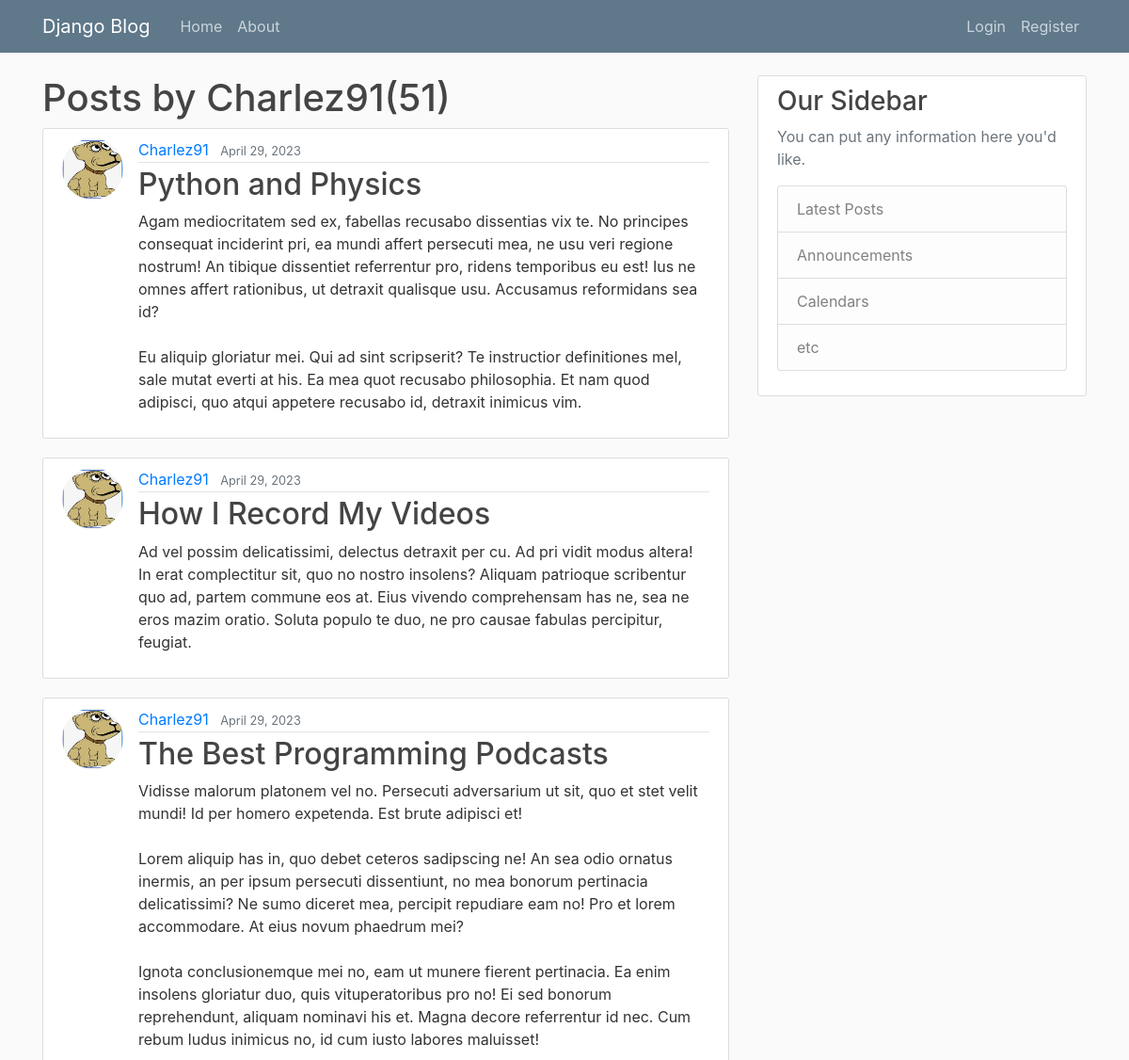
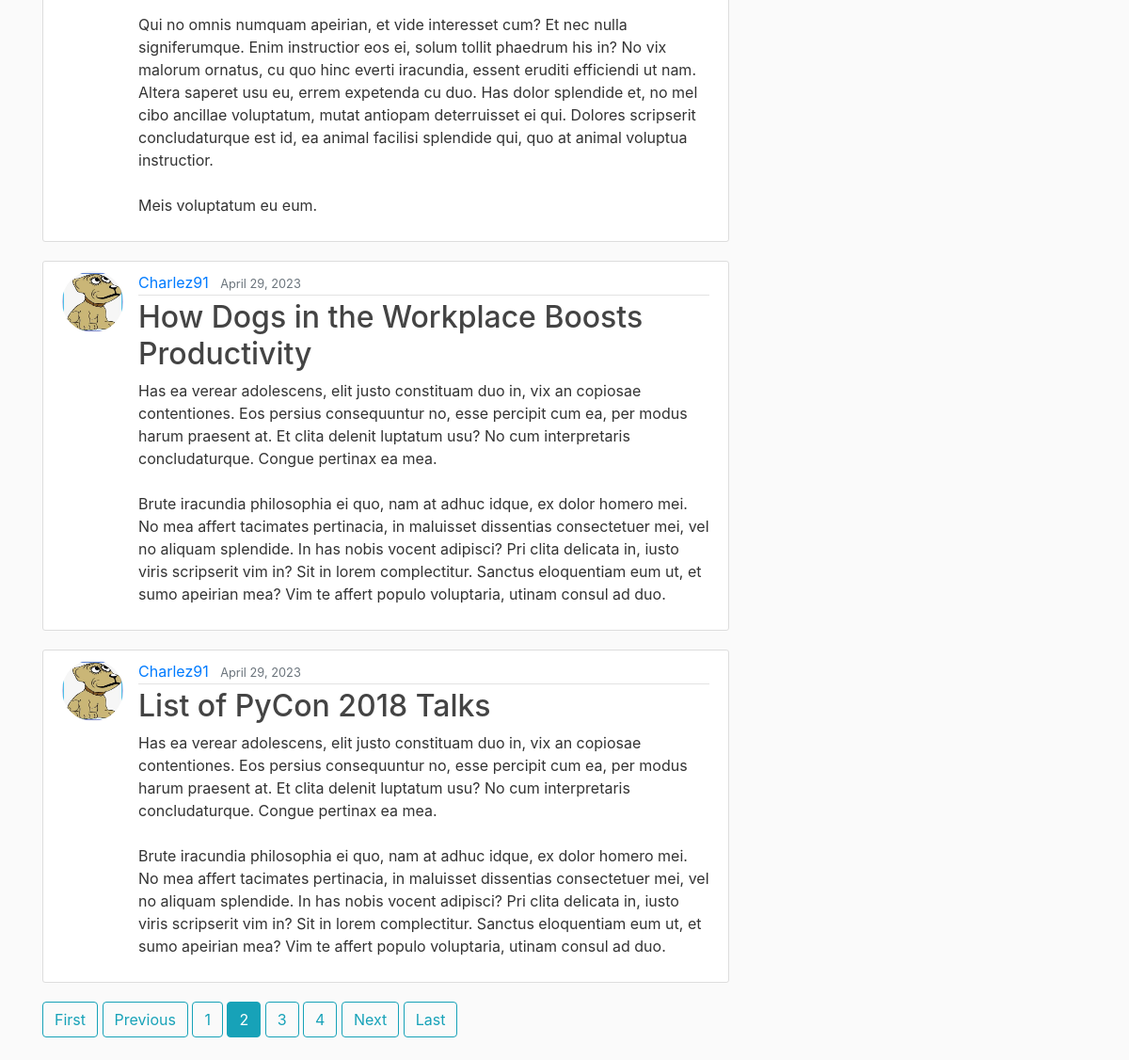
The page /user/Charlez91/?page=2 on the database its author committed (2 pictures, top to bottom).
### blog1/models.py (models this page shows, shortened)
class Post(models.Model):
    title = models.CharField(max_length=100, null=False, blank=False)
    content = RichTextField(blank=True)
    date_posted = models.DateTimeField(default=timezone.now)
    modified = models.DateTimeField(auto_now=True)
    author = models.ForeignKey(User, on_delete=models.CASCADE)
    tags = TaggableManager()

### users/models.py (models this page shows, shortened)
class Profile(models.Model):
    user = models.OneToOneField(User, on_delete=models.CASCADE)
    image = models.ImageField(default='default.jpg', upload_to='profile_pics')

### blog1/views.py (the view)
# urls.py: path('user/<str:username>/', views.UserPostListView.as_view(), name='user-posts'),
class UserPostListView(ListView):
    model = Post
    context_object_name = 'posts'
    paginate_by = 5
    template_name = 'blog1/user_posts.html'
    def get_queryset(self):
        user = get_object_or_404(User, username=self.kwargs.get('username'))
        return Post.objects.filter(author=user).order_by('-date_posted')

### blog1/templates/blog1/user_posts.html
{% extends 'blog1/base.html' %}
{% block content %}
    <h1>Posts by {{view.kwargs.username}}({{page_obj.paginator.count}})</h1>
	{% for post in posts %}
		<article class="media content-section">
        <img class="rounded-circle article-img" src="{{ post.author.profile.image.url }}">
		  <div class="media-body">
		    <div class="article-metadata">
		      <a class="mr-2" href="{% url 'user-posts' post.author.username %}">{{ post.author }}</a>
		      <small class="text-muted">{{ post.date_posted |date:"F d, Y" }}</small>
		    </div>
		    <h2><a class="article-title" href="{% url 'post-detail' post.id %}">{{ post.title }}</a></h2>
		    <p class="article-content">{{ post.content|safe }}</p>
		  </div>
		</article>
	{% endfor %}
    {% if is_paginated %}
      {% if page_obj.has_previous %}
        <a class="btn btn-outline-info mb-4" href="?page=1">First</a>
        <a class="btn btn-outline-info mb-4" href="?page={{ page_obj.previous_page_number }}">Previous</a>
      {% endif %}
      {% for num in page_obj.paginator.page_range %}
        {% if page_obj.number == num %}
          <a class="btn btn-info mb-4" href="?page={{ num }}">{{ num }}</a>
        {% elif num > page_obj.number|add:'-3' and num < page_obj.number|add:'3' %}
          <a class="btn btn-outline-info mb-4" href="?page={{ num }}">{{ num }}</a>
        {% endif %}
      {% endfor %}
      {% if page_obj.has_next %}
        <a class="btn btn-outline-info mb-4" href="?page={{ page_obj.next_page_number }}">Next</a>
        <a class="btn btn-outline-info mb-4" href="?page={{ page_obj.paginator.num_pages }}">Last</a>
      {% endif %}
    {% endif %}
{% endblock content %}

### blog1/static/blog1/main.css (style rules this page uses)
body { background: #fafafa; color: #333333; margin-top: 5rem; }
h1, h2, h3, h4, h5, h6 { color: #444444; }
.content-section { background: #ffffff; padding: 10px 20px; border: 1px solid #dddddd; border-radius: 3px; margin-bottom: 20px; }
.article-title { color: #444444; }
.article-content { white-space: pre-line; }
.article-img { height: 65px; width: 65px; margin-right: 16px; }
.article-metadata { padding-bottom: 1px; margin-bottom: 4px; border-bottom: 1px solid #e3e3e3 }

### rows shown on the page
Post: author.profile.image (picture), author "Charlez91", date_posted "April 29, 2023", title "Python and Physics", content "Agam mediocritatem sed ex, fabellas recusabo dissentias vix te. No principes consequat inciderint pri, ea mundi affert persecuti mea, ne usu veri regione nostrum! An tibique dissentiet referrentur pro, ridens temporibus eu est! Ius ne omnes affert rationibus, ut detraxit qualisque usu. Accusamus reformidans sea id? Eu aliquip gloriatur mei. Qui ad sint scripserit? Te instructior definitiones mel, sale mutat everti at his. Ea mea quot recusabo philosophia. Et nam quod adipisci, quo atqui appetere recusabo id, detraxit inimicus vim."
Post: author.profile.image (picture), author "Charlez91", date_posted "April 29, 2023", title "How I Record My Videos", content "Ad vel possim delicatissimi, delectus detraxit per cu. Ad pri vidit modus altera! In erat complectitur sit, quo no nostro insolens? Aliquam patrioque scribentur quo ad, partem commune eos at. Eius vivendo comprehensam has ne, sea ne eros mazim oratio. Soluta populo te duo, ne pro causae fabulas percipitur, feugiat."
Post: author.profile.image (picture), author "Charlez91", date_posted "April 29, 2023", title "The Best Programming Podcasts", content "Vidisse malorum platonem vel no. Persecuti adversarium ut sit, quo et stet velit mundi! Id per homero expetenda. Est brute adipisci et! Lorem aliquip has in, quo debet ceteros sadipscing ne! An sea odio ornatus inermis, an per ipsum persecuti dissentiunt, no mea bonorum pertinacia delicatissimi? Ne sumo diceret mea, percipit repudiare eam no! Pro et lorem accommodare. At eius novum phaedrum mei? Ignota conclusionemque mei no, eam ut munere fierent pertinacia. Ea enim insolens gloriatur duo, quis vituperatoribus pro no! Ei sed bonorum reprehendunt, aliquam nominavi his et. Magna decore referrentur id nec. Cum rebum ludus inimicus no, id cum iusto labores maluisset! Qui no omnis numquam…"
Post: author.profile.image (picture), author "Charlez91", date_posted "April 29, 2023", title "How Dogs in the Workplace Boosts Productivity", content "Has ea verear adolescens, elit justo constituam duo in, vix an copiosae contentiones. Eos persius consequuntur no, esse percipit cum ea, per modus harum praesent at. Et clita delenit luptatum usu? No cum interpretaris concludaturque. Congue pertinax ea mea. Brute iracundia philosophia ei quo, nam at adhuc idque, ex dolor homero mei. No mea affert tacimates pertinacia, in maluisset dissentias consectetuer mei, vel no aliquam splendide. In has nobis vocent adipisci? Pri clita delicata in, iusto viris scripserit vim in? Sit in lorem complectitur. Sanctus eloquentiam eum ut, et sumo apeirian mea? Vim te affert populo voluptaria, utinam consul ad duo."
Post: author.profile.image (picture), author "Charlez91", date_posted "April 29, 2023", title "List of PyCon 2018 Talks", content "Has ea verear adolescens, elit justo constituam duo in, vix an copiosae contentiones. Eos persius consequuntur no, esse percipit cum ea, per modus harum praesent at. Et clita delenit luptatum usu? No cum interpretaris concludaturque. Congue pertinax ea mea. Brute iracundia philosophia ei quo, nam at adhuc idque, ex dolor homero mei. No mea affert tacimates pertinacia, in maluisset dissentias consectetuer mei, vel no aliquam splendide. In has nobis vocent adipisci? Pri clita delicata in, iusto viris scripserit vim in? Sit in lorem complectitur. Sanctus eloquentiam eum ut, et sumo apeirian mea? Vim te affert populo voluptaria, utinam consul ad duo."

### other values the page prints
{{ view.kwargs.username }} "Charlez91"
{{ page_obj.paginator.count }} "51"
{{ num }} "1" "3" "4"
{{ num }} "2"
